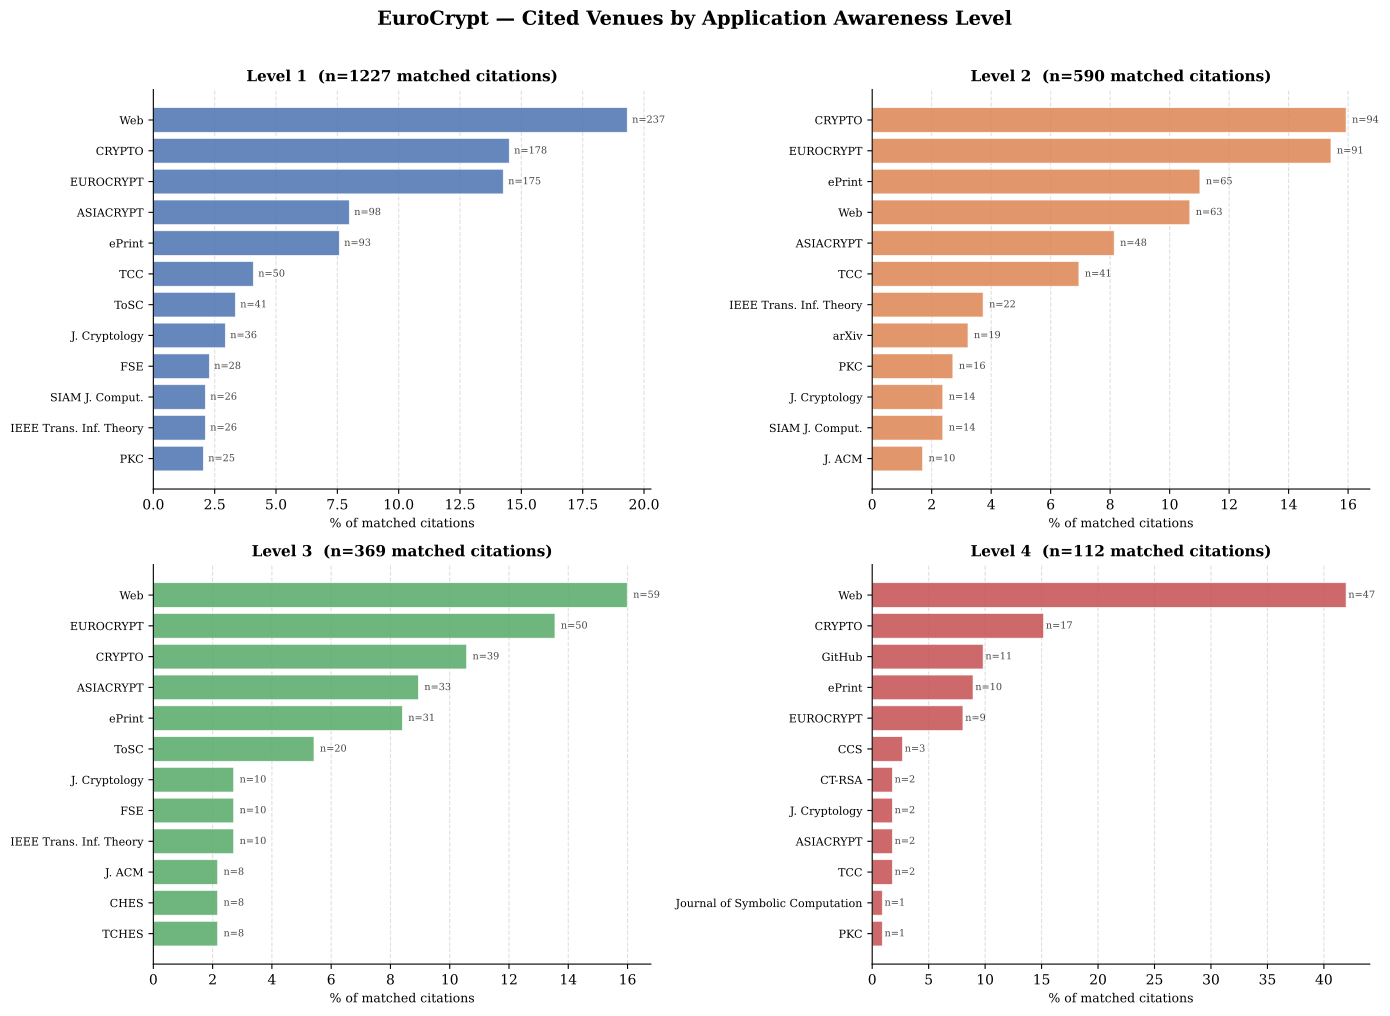

Generate this figure with Python:
import csv
import sys
from collections import Counter, defaultdict
import matplotlib.pyplot as plt
import matplotlib.backends.backend_pdf as pdf_backend

# ----------------------------
# Configuration
# ----------------------------

INPUT_FILES = {
    "EuroCrypt": "EuroCrypt_citations_matched.csv",
    "Oakland":   "Oakland_citations_matched.csv",
    "Crypto":    "Crypto_citations_matched.csv",
}

TOP_N = 12

DISPLAY_NAMES = {
    "International Cryptology Conference": "CRYPTO",
    "Annual International Conference on the Theory and Applications of Cryptographic Techniques": "EUROCRYPT",
    "International Conference on the Theory and Application of Cryptology and Information Security": "ASIACRYPT",
    "Theory of Cryptography Conference": "TCC",
    "International Conference on Practice and Theory of Public Key Cryptography": "PKC",
    "ACM Conference on Computer and Communications Security": "CCS",
    "IEEE Symposium on Security and Privacy": "S&P",
    "Network and Distributed System Security Symposium": "NDSS",
    "USENIX Security Symposium": "USENIX Security",
    "ACM Symposium on Theory of Computing": "STOC",
    "IEEE Annual Symposium on Foundations of Computer Science": "FOCS",
    "Fast Software Encryption": "FSE",
    "Cryptographic Hardware and Embedded Systems": "CHES",
    "Selected Areas in Cryptography": "SAC",
    "Applied Cryptography and Network Security": "ACNS",
    "Financial Cryptography and Data Security": "FC",
    "Privacy Enhancing Technologies": "PETS",
    "Proceedings on Privacy Enhancing Technologies": "PoPETs",
    "International Colloquium on Automata, Languages and Programming": "ICALP",
    "Computational Complexity Conference": "CCC",
    "Innovations in Theoretical Computer Science": "ITCS",
    "European Symposium on Research in Computer Security": "ESORICS",
    "IACR Transactions on Symmetric Cryptology": "ToSC",
    "IACR Transactions on Cryptographic Hardware and Embedded Systems": "TCHES",
    "Designs, Codes and Cryptography": "Des. Codes Cryptogr.",
    "Journal of Cryptology": "J. Cryptology",
    "Journal of the ACM": "J. ACM",
    "SIAM Journal on Computing": "SIAM J. Comput.",
    "IEEE Transactions on Information Theory": "IEEE Trans. Inf. Theory",
    "RSA Conference, Cryptographers Track": "CT-RSA",
    "Post-Quantum Cryptography": "PQCrypto",
    "International Conference on Cryptology in India": "INDOCRYPT",
    "International Conference on Cryptology in Africa": "AFRICACRYPT",
    "International Conference on Cryptology and Information Security in Latin America": "LATINCRYPT",
    "International Conference on Information Security and Cryptology": "ICISC",
    "European Symposium on Algorithms": "ESA",
    "ePrint": "ePrint",
    "arXiv": "arXiv",
    "web": "Web",
    "web_forum": "Web Forum",
    "GitHub": "GitHub",
}

IACR_VENUES = {
    "CRYPTO", "EUROCRYPT", "ASIACRYPT", "TCC", "PKC",
    "FSE", "CHES", "ToSC", "TCHES", "CT-RSA", "ePrint"
}

AWARENESS_COLORS = {
    "1": "#4C72B0",
    "2": "#DD8452",
    "3": "#55A868",
    "4": "#C44E52",
}

plt.rcParams.update({
    "font.size": 10,
    "axes.titlesize": 12,
    "axes.labelsize": 10,
    "font.family": "serif",
    "pdf.fonttype": 42,
    "ps.fonttype": 42,
})

# ----------------------------
# Load data
# ----------------------------

def load_by_awareness(filepath):
    """Returns dict: awareness_level -> Counter of display venue names"""
    counts = defaultdict(Counter)
    total = 0
    matched = 0

    with open(filepath, 'r') as f:
        reader = csv.reader(f, escapechar='\\')
        header = next(reader)

        try:
            vm_idx = header.index('venue_matched')
            aw_idx = header.index('app_awareness')
        except ValueError as e:
            print(f"ERROR: Missing column in {filepath}: {e}")
            sys.exit(1)

        for row in reader:
            total += 1
            if len(row) <= max(vm_idx, aw_idx):
                continue
            awareness = row[aw_idx].strip()
            venue = row[vm_idx].strip()
            if awareness not in ("1", "2", "3", "4"):
                continue
            if venue:
                matched += 1
                display = DISPLAY_NAMES.get(venue, venue)
                counts[awareness][display] += 1

    print(f"  {filepath}: {matched}/{total} matched rows across awareness levels")
    return counts

# ----------------------------
# Plot helpers
# ----------------------------

def plot_awareness_bars(ax, counts_by_level, title, top_n=TOP_N):
    """One horizontal bar chart per awareness level, stacked vertically in subplots."""
    # This ax is actually a container — we use it just for the title
    # Real plotting happens in the figure-level subplots
    pass

def make_awareness_page(pdf, source_venue, counts_by_level, top_n=TOP_N):
    """One page: 2x2 grid of charts, one per awareness level."""
    levels = ["1", "2", "3", "4"]
    fig, axes = plt.subplots(2, 2, figsize=(14, 10))
    axes = axes.flatten()

    fig.suptitle(
        f"{source_venue} — Cited Venues by Application Awareness Level",
        fontsize=14, fontweight='bold', y=1.01
    )

    for ax, level in zip(axes, levels):
        counter = counts_by_level.get(level, Counter())
        top = counter.most_common(top_n)

        if not top:
            ax.text(0.5, 0.5, f"No data for level {level}",
                    ha='center', va='center', transform=ax.transAxes)
            ax.set_title(f"Level {level}", fontsize=12)
            continue

        labels = [v for v, _ in top]
        values = [c for _, c in top]
        total = sum(counter.values())
        pcts = [100 * v / total for v in values]

        color = AWARENESS_COLORS[level]
        bars = ax.barh(range(len(labels)), pcts,
                       color=color, alpha=0.85,
                       edgecolor='white', linewidth=0.5)

        ax.set_yticks(range(len(labels)))
        ax.set_yticklabels(labels, fontsize=8)
        ax.invert_yaxis()
        ax.set_xlabel("% of matched citations", fontsize=9)
        ax.set_title(f"Level {level}  (n={total} matched citations)", fontsize=11, fontweight='bold')
        ax.spines['top'].set_visible(False)
        ax.spines['right'].set_visible(False)
        ax.xaxis.grid(True, linestyle='--', alpha=0.4)
        ax.set_axisbelow(True)

        for bar, val in zip(bars, values):
            ax.text(bar.get_width() + 0.2,
                    bar.get_y() + bar.get_height() / 2,
                    f"n={val}", va='center', fontsize=7, color='#444444')

    plt.tight_layout()
    pdf.savefig(fig, bbox_inches='tight')
    plt.close(fig)


def make_overlay_page(pdf, source_venue, counts_by_level, top_n=TOP_N):
    """
    One page: top venues for each level overlaid on one chart,
    showing how the top-N venues shift across awareness levels.
    Only includes venues that appear in any level's top N.
    """
    # Collect union of top venues across all levels
    all_top = set()
    for level in ["1", "2", "3", "4"]:
        counter = counts_by_level.get(level, Counter())
        for v, _ in counter.most_common(top_n):
            all_top.add(v)

    venues = sorted(all_top)
    if not venues:
        return

    levels = ["1", "2", "3", "4"]
    x = range(len(venues))
    width = 0.2

    fig, ax = plt.subplots(figsize=(14, 6))

    for i, level in enumerate(levels):
        counter = counts_by_level.get(level, Counter())
        total = sum(counter.values()) or 1
        pcts = [100 * counter.get(v, 0) / total for v in venues]
        offset = (i - 1.5) * width
        ax.bar([xi + offset for xi in x], pcts,
               width=width, label=f"Level {level}",
               color=AWARENESS_COLORS[level], alpha=0.85,
               edgecolor='white', linewidth=0.5)

    ax.set_xticks(list(x))
    ax.set_xticklabels(venues, rotation=45, ha='right', fontsize=8)
    ax.set_ylabel("% of matched citations")
    ax.set_title(f"{source_venue} — Venue Share by Awareness Level (Top {top_n} venues, any level)",
                 fontsize=12, fontweight='bold')
    ax.legend(title="Awareness Level", fontsize=9)
    ax.spines['top'].set_visible(False)
    ax.spines['right'].set_visible(False)
    ax.yaxis.grid(True, linestyle='--', alpha=0.4)
    ax.set_axisbelow(True)

    plt.tight_layout()
    pdf.savefig(fig, bbox_inches='tight')
    plt.close(fig)


def make_iacr_summary_page(pdf, all_data):
    """
    Summary page: IACR vs non-IACR citation share by awareness level,
    across all source venues combined.
    """
    combined = defaultdict(Counter)
    for source_venue, counts_by_level in all_data.items():
        for level, counter in counts_by_level.items():
            combined[level].update(counter)

    levels = ["1", "2", "3", "4"]
    iacr_pcts = []
    non_iacr_pcts = []
    totals = []

    for level in levels:
        counter = combined.get(level, Counter())
        iacr = sum(v for k, v in counter.items() if k in IACR_VENUES)
        non_iacr = sum(v for k, v in counter.items() if k not in IACR_VENUES)
        total = iacr + non_iacr
        totals.append(total)
        iacr_pcts.append(100 * iacr / total if total else 0)
        non_iacr_pcts.append(100 * non_iacr / total if total else 0)

    fig, ax = plt.subplots(figsize=(8, 5))
    x = range(len(levels))
    width = 0.35

    ax.bar([xi - width/2 for xi in x], iacr_pcts, width,
           label="IACR venues", color="#4C72B0", alpha=0.85, edgecolor='white')
    ax.bar([xi + width/2 for xi in x], non_iacr_pcts, width,
           label="Non-IACR venues", color="#DD8452", alpha=0.85, edgecolor='white')

    ax.set_xticks(list(x))
    ax.set_xticklabels([f"Level {l}\n(n={t})" for l, t in zip(levels, totals)], fontsize=10)
    ax.set_ylabel("% of matched citations")
    ax.set_title("IACR vs. Non-IACR Citation Share by Awareness Level\n(All Source Venues Combined)",
                 fontsize=12, fontweight='bold')
    ax.legend(fontsize=10)
    ax.spines['top'].set_visible(False)
    ax.spines['right'].set_visible(False)
    ax.yaxis.grid(True, linestyle='--', alpha=0.4)
    ax.set_axisbelow(True)

    plt.tight_layout()
    pdf.savefig(fig, bbox_inches='tight')
    plt.close(fig)


# ----------------------------
# Main
# ----------------------------

def main():
    output_pdf = "venue_by_awareness.pdf"

    all_data = {}
    for source_venue, filepath in INPUT_FILES.items():
        print(f"Loading {source_venue}...")
        try:
            all_data[source_venue] = load_by_awareness(filepath)
        except FileNotFoundError:
            print(f"  WARNING: {filepath} not found, skipping.")

    if not all_data:
        print("No data loaded.")
        sys.exit(1)

    with pdf_backend.PdfPages(output_pdf) as pdf:
        for source_venue, counts_by_level in all_data.items():
            print(f"Plotting {source_venue}...")
            make_awareness_page(pdf, source_venue, counts_by_level)
            make_overlay_page(pdf, source_venue, counts_by_level)

        print("Plotting combined IACR summary...")
        make_iacr_summary_page(pdf, all_data)

    print(f"\nSaved to {output_pdf}")

if __name__ == "__main__":
    main()
